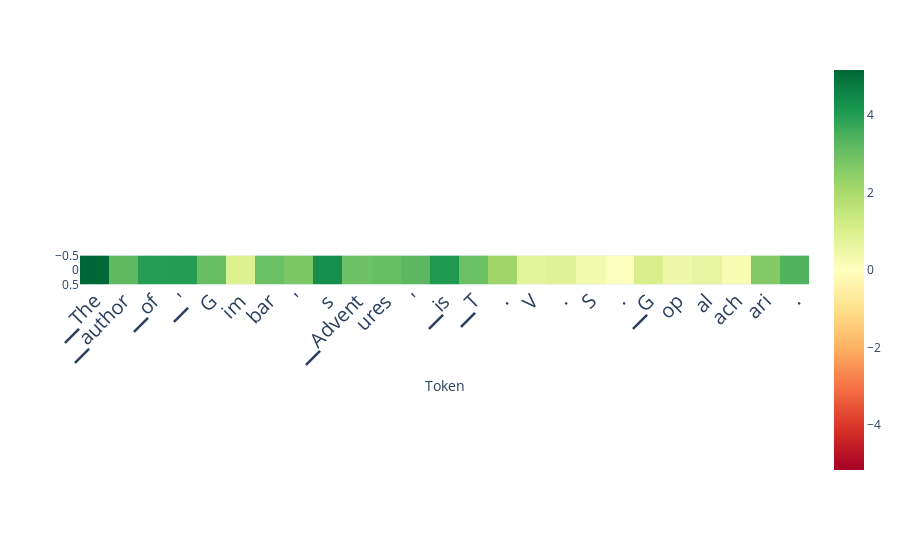

Notebook cell for this chart:
### Code cell
from lmdoctor.plot_utils import plot_scores_per_token
scores_per_token = ld.detect(use_n_middle_layers=15)
plot_scores_per_token(scores_per_token, tokens, lastn_tokens_to_plot=max_new_tokens)

### Figure 1 — Plotly figure (JSON) as saved in the notebook; plotly's stock layout.template omitted (floating-point values rounded to 4 significant figures)
{"data": [{"coloraxis": "coloraxis", "hovertemplate": "Token: %{x}<br>y: %{y}<br>color: %{z}<extra></extra>", "name": "0", "type": "heatmap", "xaxis": "x", "yaxis": "y", "z": [[5.16, 3.199, 3.977, 3.994, 3.045, 0.9131, 3.018, 2.742, 4.328, 2.963, 3.066, 3.238, 4.059, 2.992, 2.156, 0.7227, 0.811, 0.3796, 0.06842, 1.014, 0.4412, 0.625, 0.2272, 2.631, 3.361]]}], "layout": {"autosize": true, "coloraxis": {"cmax": 5.16, "cmin": -5.16, "colorscale": [[0, "rgb(165,0,38)"], [0.1, "rgb(215,48,39)"], [0.2, "rgb(244,109,67)"], [0.3, "rgb(253,174,97)"], [0.4, "rgb(254,224,139)"], [0.5, "rgb(255,255,191)"], [0.6, "rgb(217,239,139)"], [0.7, "rgb(166,217,106)"], [0.8, "rgb(102,189,99)"], [0.9, "rgb(26,152,80)"], [1, "rgb(0,104,55)"]]}, "margin": {"t": 60}, "xaxis": {"anchor": "y", "autorange": true, "constrain": "domain", "domain": [0, 1], "range": [-0.5, 24.5], "scaleanchor": "y", "tickangle": -45, "tickfont": {"size": 20}, "ticktext": ["▁The", "▁author", "▁of", "▁'", "G", "im", "bar", "'", "s", "▁Advent", "ures", "'", "▁is", "▁T", ".", "V", ".", "S", ".", "▁G", "op", "al", "ach", "ari", "."], "tickvals": [0, 1, 2, 3, 4, 5, 6, 7, 8, 9, 10, 11, 12, 13, 14, 15, 16, 17, 18, 19, 20, 21, 22, 23, 24], "title": {"text": "Token"}}, "yaxis": {"anchor": "x", "autorange": true, "constrain": "domain", "domain": [0.4274, 0.5726], "range": [0.5, -0.5]}}}
